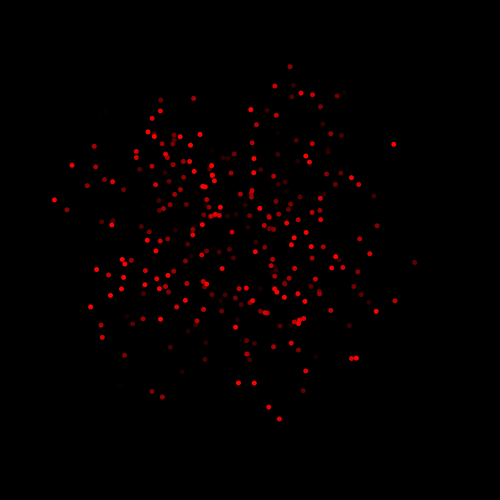
Frame 1 (no input)
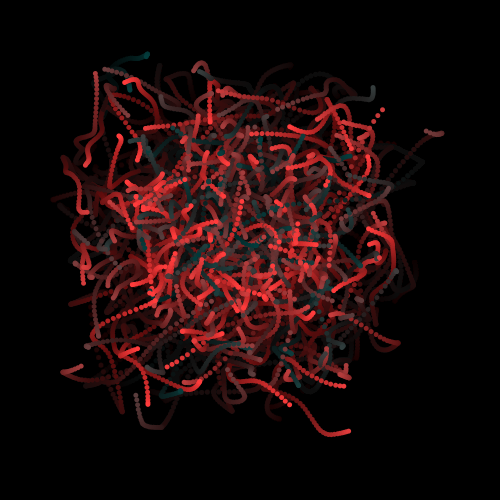
Frame 60 (the mouse pressed at the canvas centre just before this capture)
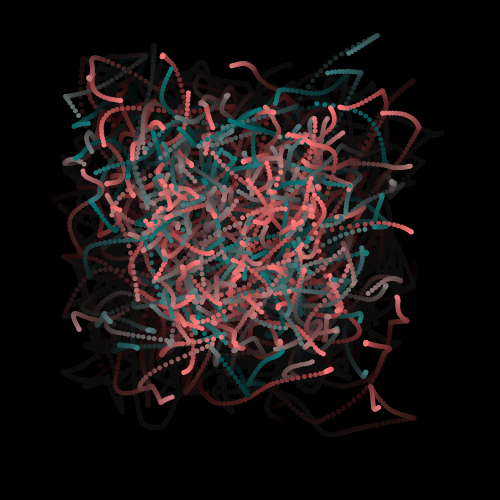
Frame 120 (the mouse held since frame 60 and released just before this capture)

The Processing sketch that drew these frames (run headless with seeded random() and noise(); from frame 60 on, the mouse is pressed at the canvas centre):

// Processing sketch: magicWorms
// ── magicWorms.pde
int x=0;
int y=0;

void setup(){
  size(500,500);
  background(0,0,0);
}

void draw(){
  makeMagical();
  for(int i=0; i<300; i++){
   fill(i,frameCount,frameCount);
   noStroke();
   ellipse(getWormX(i),getWormY(i),5,5);

   
  }
  
  }
  float frequency = .01;
    float noiseInterval = PI;

    void makeMagical() {
        fill( 0, 0, 0, 10 );
        rect(0, 0, width, height);
        noStroke();
    }

    float getWormX(int i) {
        return map(noise(i*noiseInterval + frameCount * frequency), 0, 1, 0, width);
    }

    float getWormY(int i) {
        return map(noise(i*noiseInterval+1 + frameCount * frequency), 0, 1, 0, height);
    }
